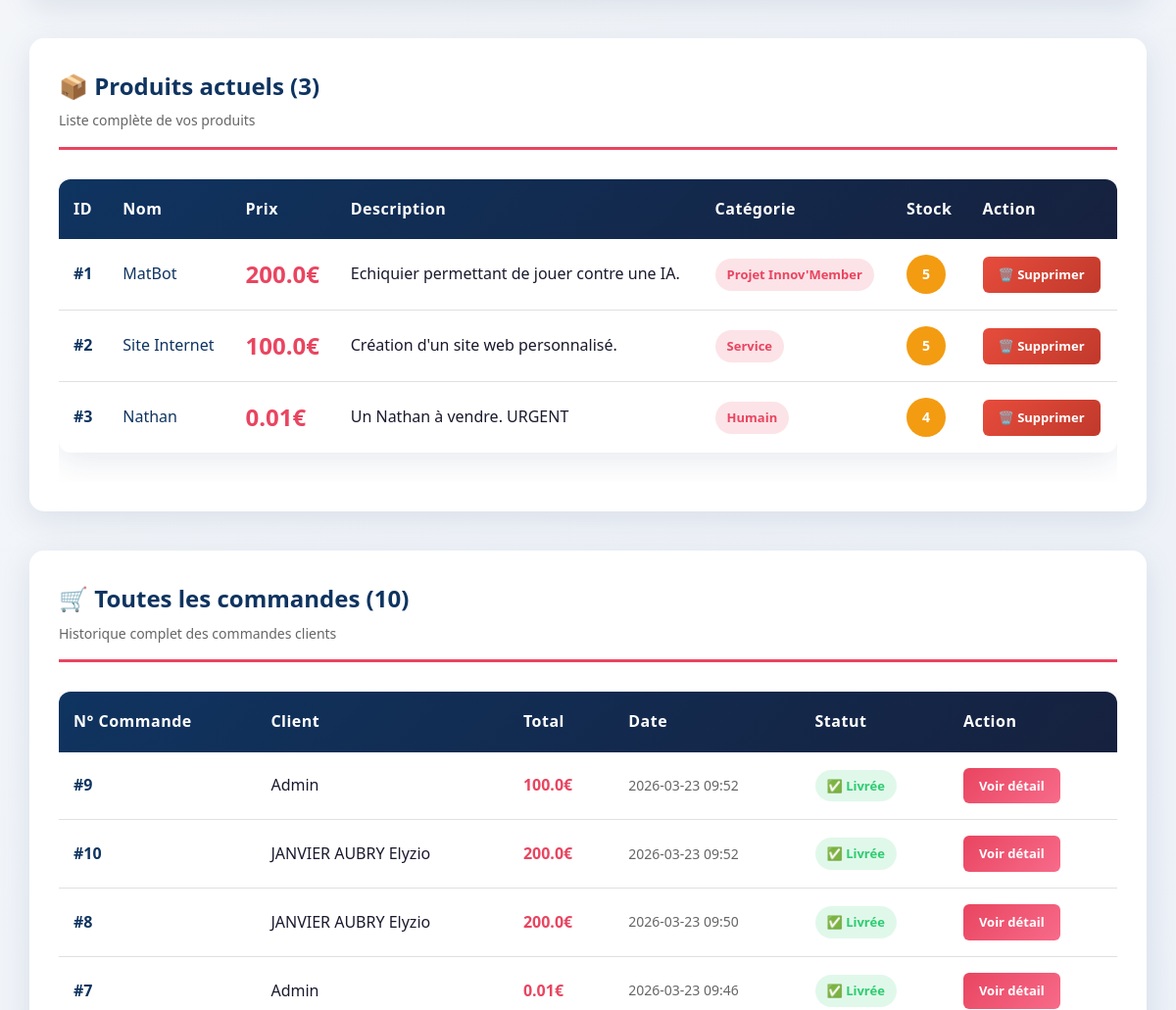
The page /admin (signed in, middle part) on the database as committed earlier.
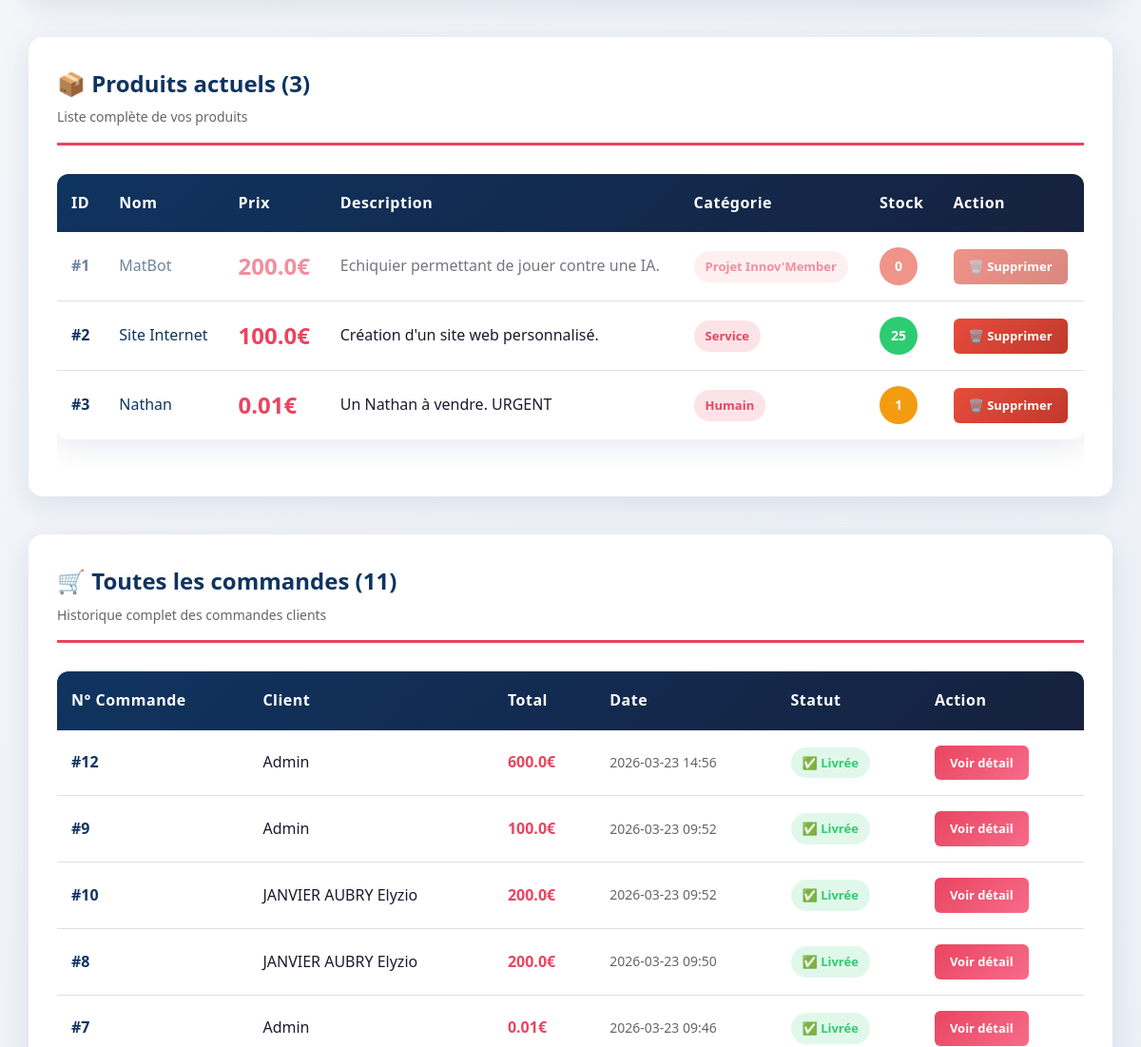
The same page on the database as committed later.
### tables this page shows
CREATE TABLE produits (
                id INTEGER PRIMARY KEY AUTOINCREMENT,
                nom TEXT NOT NULL,
                prix REAL NOT NULL,
                description TEXT,
                categorie TEXT,
                stock INTEGER DEFAULT 10
            );

CREATE TABLE commandes (
                id INTEGER PRIMARY KEY AUTOINCREMENT,
                utilisateur_id INTEGER,
                date TEXT,
                total REAL,
                FOREIGN KEY (utilisateur_id) REFERENCES utilisateurs(id)
            );

CREATE TABLE utilisateurs (
                id INTEGER PRIMARY KEY AUTOINCREMENT,
                nom TEXT NOT NULL,
                email TEXT NOT NULL UNIQUE,
                mot_de_passe TEXT NOT NULL,
                role TEXT DEFAULT 'client'
            );

### app.py (the view)
@app.route('/admin', endpoint='admin')
def admin_dashboard():
    if session.get('user_role') != 'admin':
        return redirect('/login')
    produits = db.get_produits()
    commandes = db.get_toutes_commandes()
    utilisateurs = db.get_utilisateurs()
    return render_template('admin.html', produits=produits, commandes=commandes, utilisateurs=utilisateurs)

### database.py (called while the page is built)
    def get_connexion(self):
        conn = sqlite3.connect(self.dbname, timeout=10)
        conn.row_factory = sqlite3.Row
        conn.execute('PRAGMA journal_mode=WAL')
        return conn

    def get_produits(self):
        conn = self.get_connexion()
        try:
            produits = conn.execute('SELECT * FROM produits').fetchall()
        finally:
            conn.close()
        return produits

    def get_toutes_commandes(self):
        conn = self.get_connexion()
        try:
            commandes = conn.execute(
                'SELECT commandes.*, utilisateurs.nom as client_nom FROM commandes '
                'JOIN utilisateurs ON commandes.utilisateur_id = utilisateurs.id '
                'ORDER BY date DESC'
            ).fetchall()
        finally:
            conn.close()
        return commandes

    def get_utilisateurs(self):
        conn = self.get_connexion()
        try:
            utilisateurs = conn.execute('SELECT id, nom, email, role FROM utilisateurs').fetchall()
        finally:
            conn.close()
        return utilisateurs

### templates/admin.html (shortened to what this page needs)
{% extends 'base.html' %}
{% block content %}
<div class="admin-container">
    <section class="admin-section">
        <div class="section-header">
            <h2>📦 Produits actuels ({{ produits|length }})</h2>
            <p>Liste complète de vos produits</p>
        </div>
        <div class="table-responsive">
            <table class="admin-table">
                <thead>
                    <tr>
                        <th>ID</th>
                        <th>Nom</th>
                        <th>Prix</th>
                        <th>Description</th>
                        <th>Catégorie</th>
                        <th>Stock</th>
                        <th>Action</th>
                    </tr>
                </thead>
                <tbody>
                    {% for p in produits %}
                    <tr class="product-row {% if p.stock == 0 %}out-of-stock{% endif %}">
                        <td class="product-id">#{{ p.id }}</td>
                        <td class="product-name">{{ p.nom }}</td>
                        <td class="product-price">{{ p.prix }}€</td>
                        <td class="product-desc">{{ p.description }}</td>
                        <td><span class="category-badge">{{ p.categorie }}</span></td>
                        <td class="product-stock">
                            <span class="stock-indicator {% if p.stock > 10 %}high{% elif p.stock > 0 %}low{% else %}empty{% endif %}">
                                {{ p.stock }}
                            </span>
                        </td>
                        <td>
                            <a href="/admin/supprimer_produit/{{ p.id }}" class="btn-delete-product" onclick="return confirm('Confirmer la suppression ?')">🗑️ Supprimer</a>
                        </td>
                    </tr>
                    {% endfor %}
                </tbody>
            </table>
        </div>
    </section>
    <section class="admin-section">
        <div class="section-header">
            <h2>🛒 Toutes les commandes ({{ commandes|length }})</h2>
            <p>Historique complet des commandes clients</p>
        </div>
        <div class="table-responsive">
            <table class="admin-table">
                <thead>
                    <tr>
                        <th>N° Commande</th>
                        <th>Client</th>
                        <th>Total</th>
                        <th>Date</th>
                        <th>Statut</th>
                        <th>Action</th>
                    </tr>
                </thead>
                <tbody>
                    {% for c in commandes %}
                    <tr class="order-row">
                        <td class="order-id">#{{ c.id }}</td>
                        <td class="client-name">{{ c.client_nom }}</td>
                        <td class="order-total">{{ c.total }}€</td>
                        <td class="order-date">{{ c.date }}</td>
                        <td><span class="status-badge status-completed">✅ Livrée</span></td>
                        <td>
                            <a href="/detail_commande/{{ c.id }}" class="btn-view-details">Voir détail</a>
                        </td>
                    </tr>
                    {% endfor %}
                </tbody>
            </table>
        </div>
    </section>
</div>
{% endblock %}

Rows that differ between the two databases and show on the page:
changed produits "MatBot": stock "5" → "0"
changed produits "Site Internet": stock "5" → "25"
changed produits "Nathan": stock "4" → "1"
added commandes: id "12", client_nom "Admin", total "600.0", date "2026-03-23 14:56"
Other text that changed with them:
{{ commandes|length }}: "10" → "11"
